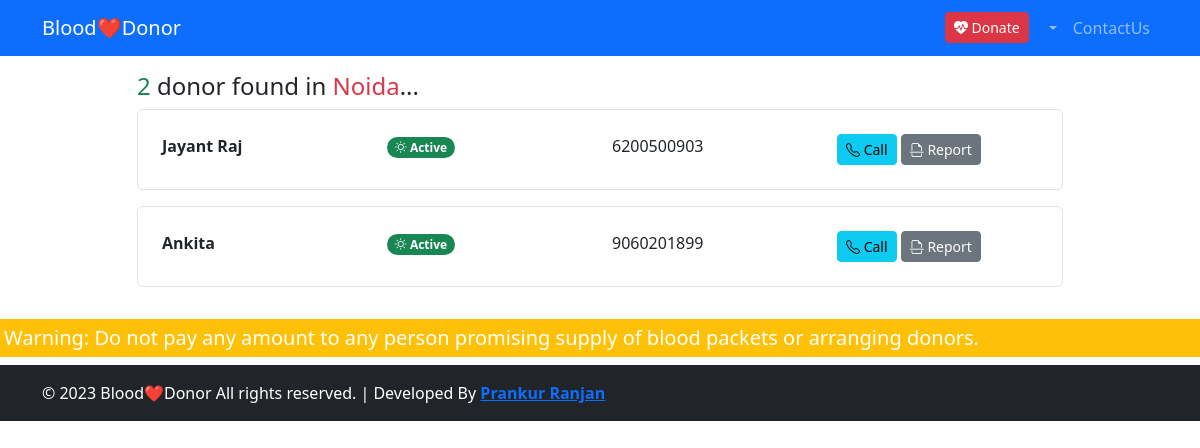
Page /search-donor/AB+/noida/ (signed in) on the earlier database version.
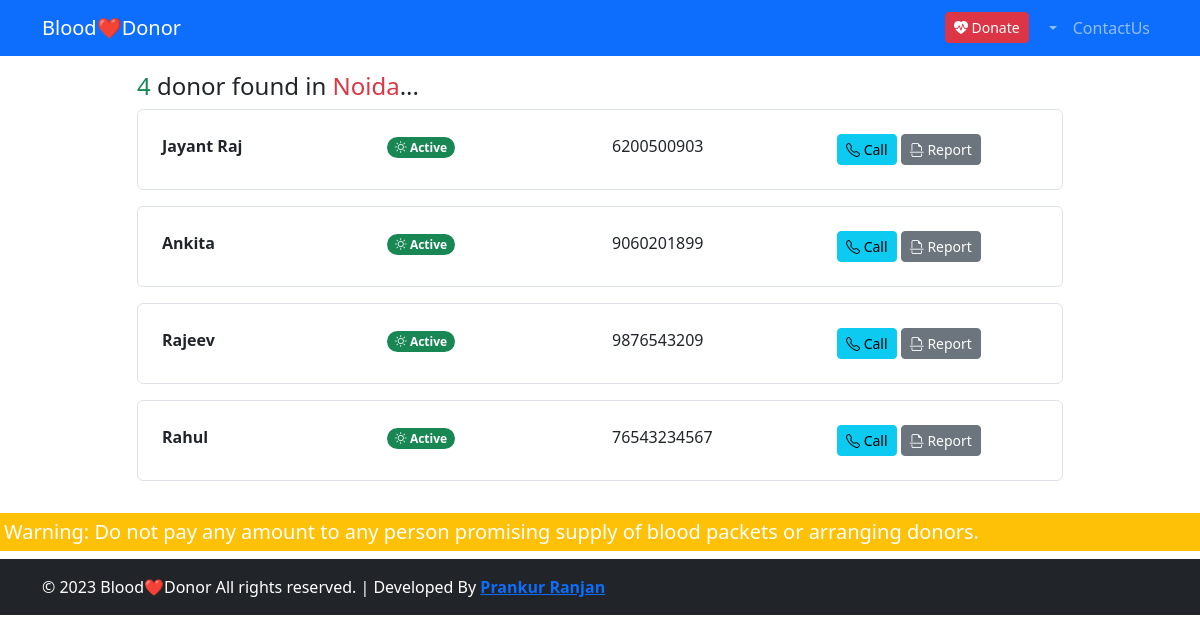
Same page on the later database version.
### donor/models.py (models this page shows)
class Donor(models.Model):
    name = models.CharField(max_length=100)
    blood_group = models.CharField(max_length=10, choices=BLOOD_GROUP)
    user = models.ForeignKey(User, blank=True, null=True, on_delete=models.SET_NULL)
    email = models.EmailField(max_length=100, blank=True, null=True)
    contact = models.IntegerField()
    city = models.CharField(max_length=100)
    status = models.CharField(max_length=100, default="Active", choices=(("Active", 'Active'), ("Inactive", "Inactive")))

### donor/views.py (the view, shortened to what this page needs)
# urls.py: path("search-donor/<str:blood_group>/<str:city>/", SearchDonor.as_view(), name="search-donor"),
class SearchDonor(BaseView):
    def get(self, request, *args, **kwargs):
        blood_group = kwargs.get("blood_group")
        city = kwargs.get("city")
        donors = Donor.objects.filter(blood_group=blood_group, city=city.lower()).exclude(status="Inactive")
        return render(request, "search-donor.html", {
            'donors': donors
        })

### donor/views.py (called while the page is built)
    def dispatch(self, request, *args, **kwargs):
        if not request.user.is_authenticated:
            return redirect("login")
        return super().dispatch(request, *args, **kwargs)

### donor/templates/search-donor.html (shortened to what this page needs)
{% extends 'base.html' %}
{% block body %}
<div class="container">
    <div class="row mt-3">
        <div class="col-lg-10 mx-auto">
            <h4><span class="text-success">{{donors.count}}</span> donor found in <span class="text-danger">{{donors.first.city|capfirst}}</span>...</h4>
            {% for donor in donors %}
            <div class="list-group">
                <div class="list-group-item p-4 mb-3 list-group-item-action">
                    <div class="row">
                        <div class="col-3">
                            <strong>{{donor.name}}</strong>
                        </div>
                        <div class="col-3">
                            <span class="badge bg-success rounded-pill"><i class="bi bi-brightness-high"></i> Active</span>
                        </div>
                        <div class="col-3">
                            {{donor.contact}}
                        </div>
                        <div class="col-3">
                            <a href="tel:+91{{donor.contact}}" class="btn btn-sm btn-info"><i class="bi bi-telephone"></i> Call</a>
                            <a href="" class="btn btn-sm btn-secondary"><i class="bi bi-file-earmark-break"></i> Report</a>
                        </div>
                    </div>
                </div>
            </div>
            {% endfor %}
        </div>
    </div>
</div>
{% endblock body %}

### donor/templates/base.html (shortened to what this page needs)
<!DOCTYPE html>
<html lang="en">
<head>
    <link href="https://cdn.jsdelivr.net/npm/bootstrap@5.3.0-alpha1/dist/css/bootstrap.min.css" rel="stylesheet"
>
    <link rel="stylesheet" href="https://cdn.jsdelivr.net/npm/bootstrap-icons@1.10.3/font/bootstrap-icons.css">
</head>
<body>
    <nav class="navbar navbar-expand-lg sticky-top bg-primary navbar-dark">
        <div class="container">
            <a href="{% url 'homepage' %}" class="navbar-brand">Blood❤️Donor</a>
            <ul class="navbar-nav">
                {% if request.user.is_authenticated %}
                <li class="nav-item">
                    <a href="{% url 'donor-register' %}" class="btn btn-sm btn-danger mt-1 me-2"><i
                            class="bi bi-heart-pulse-fill"></i> Donate</a>
                </li>
                <li class="nav-item dropdown">
                    <a class="nav-link dropdown-toggle" href="#" role="button" data-bs-toggle="dropdown"
                        aria-expanded="false">
                    </a>
                </li>
                {% endif %}
                <li class="nav-item">
                    <a href="{% url "contact-us" %}" class="nav-link">ContactUs</a>
                </li>
            </ul>
        </div>
    </nav>
    {% block body %}{% endblock body %}
    <marquee class="bg-warning mt-3 mb-2 p-1 lead text-white"><strong>Warning: Do not pay any amount to any person
            promising supply of blood packets or arranging donors.</strong></marquee>
    <nav class="navbar navbar-dark bg-dark navbar-expand-lg">
        <div class="container text-white">
            <p class="my-2">© 2023 <span>Blood❤️Donor</span> All rights reserved. | Developed By <a
                    href="mailto:prankurranjan@gmail.com"><b>Prankur Ranjan</b></a></p>
        </div>
    </nav>
</body>
</html>

Differences in the rows shown:
added Donor: name "Rajeev", contact "9876543209"
added Donor: name "Rahul", contact "76543234567"
Other differences:
{{ donors.count }}: "2" → "4"
